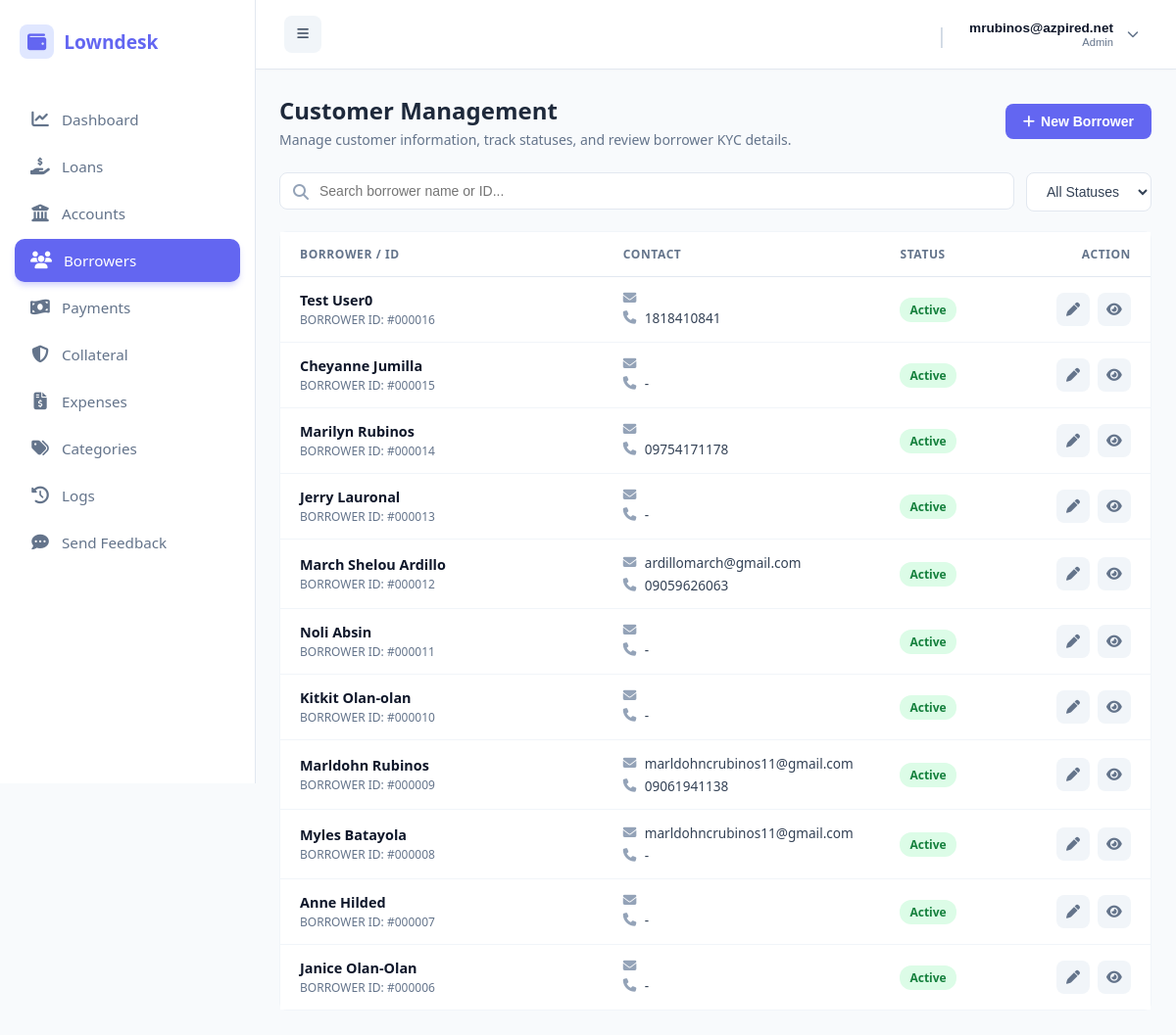
/public/index.php?url=borrower/index (signed in), run on the app's committed database.
### tables this page shows
CREATE TABLE `borrowers` (
  `id` int(11) NOT NULL,
  `company_id` int(11) NOT NULL,
  `first_name` varchar(100) NOT NULL,
  `middle_name` varchar(100) DEFAULT NULL,
  `last_name` varchar(100) NOT NULL,
  `gender` varchar(20) DEFAULT NULL,
  `birthdate` date DEFAULT NULL,
  `phone` varchar(30) NOT NULL,
  `email` varchar(100) DEFAULT NULL,
  `address` text NOT NULL,
  `valid_id` varchar(150) DEFAULT NULL,
  `status` tinyint(1) DEFAULT 1,
  `created_at` timestamp NOT NULL DEFAULT current_timestamp(),
  `occupation` text DEFAULT NULL
);

### app/controllers/BorrowerController.php (called while the page is built, shortened)
<?php
require_once __DIR__ . '/../models/Borrower.php';
class BorrowerController {
    private $borrowerModel;
    public function __construct() {
        $this->borrowerModel = new Borrower();
    }
    public function index() {
        $borrowers = $this->borrowerModel->getAll();
        require_once __DIR__ . '/../views/admin/borrowers/index.php';
    }
}

### public/index.php (called while the page is built, shortened)
<?php
require_once __DIR__ . "/../app/core/Database.php";
require_once __DIR__ . "/../app/core/Model.php";
$init = new App();

### app/core/Database.php (called while the page is built)
<?php
class Database {
    private static $host = "localhost";
    private static $port = "3306";
    private static $db   = "loan_saas_db";
    private static $user = "root";
    private static $pass = "";
    public static function getConnection() {
        try {
            $conn = new PDO(
                "mysql:host=" . self::$host . ";port=" . self::$port . ";dbname=" . self::$db,
                self::$user,
                self::$pass
            );
            $conn->setAttribute(PDO::ATTR_ERRMODE, PDO::ERRMODE_EXCEPTION);
            $conn->setAttribute(PDO::ATTR_DEFAULT_FETCH_MODE, PDO::FETCH_ASSOC);
            return $conn;
        } catch (Exception $e) {
            die("Database connection failed: " . $e->getMessage());
        }
    }
}

### app/core/Model.php (called while the page is built, shortened)
<?php
require_once __DIR__ . "/Database.php";
class Model {
    public function __construct() {
        $this->conn = Database::getConnection();
    }
    protected function getTenantId() {
        return $_SESSION['user']['company_id'] ?? 1;
    }
}

### app/models/Borrower.php (called while the page is built, shortened)
<?php
require_once __DIR__ . '/../core/Model.php';
class Borrower extends Model {
    public function getAll() {
        $stmt = $this->conn->prepare("SELECT * FROM borrowers WHERE company_id = ? ORDER BY id DESC");
        $stmt->execute([$this->getTenantId()]);
        return $stmt->fetchAll();
    }
}

### app/views/admin/borrowers/index.php (the view, shortened to what this page needs)
<?php require_once dirname(__DIR__, 2) . '/layouts/header.php'; ?>
<div class="page-header">
    <div>
        <h1 class="page-title">Customer Management</h1>
        <p class="page-subtitle">Manage customer information, track statuses, and review borrower KYC details.</p>
    </div>
    <button type="button" class="btn-primary-action" onclick="openAddModal()">
        <i class="fas fa-plus"></i> New Borrower
    </button>
</div>
<div class="filter-bar">
    <div class="search-input-wrapper">
        <i class="fas fa-search"></i>
        <input type="text" id="borrowerSearch" class="search-input" placeholder="Search borrower name or ID..." onkeyup="filterBorrowers()">
    </div>
    <select id="statusFilter" class="filter-select" onchange="filterBorrowers()">
        <option value="">All Statuses</option>
    </select>
</div>
<div class="customer-list">
    <div class="customer-row header">
        <div>Borrower / ID</div>
        <div>Contact</div>
        <div>Status</div>
        <div style="text-align: right;">Action</div>
    </div>
    <?php if (empty($borrowers)): ?>
        <div style="padding: 40px; text-align: center; color: #94a3b8; font-size: 0.875rem;">No customer records found.</div>
    <?php else: ?>
        <?php foreach ($borrowers as $b): ?>
            <div class="customer-row borrower-data-row">
                <div>
                    <div style="font-weight: 700; color: #0f172a; font-size: 0.9rem;" class="borrower-name">
                        <?= htmlspecialchars($b['first_name'] . ' ' . $b['last_name']) ?>
                    </div>
                    <div style="font-size: 0.75rem; color: #64748b; margin-top: 2px;" class="borrower-id">
                        BORROWER ID: #<?= str_pad($b['id'], 6, '0', STR_PAD_LEFT) ?>
                    </div>
                </div>
                <div>
                    <div style="font-size: 0.85rem; color: #334155; display: flex; align-items: center; gap: 8px;">
                        <i class="fas fa-envelope" style="color: #94a3b8; width: 14px;"></i> <?= htmlspecialchars($b['email'] ?? '-') ?>
                    </div>
                    <div style="font-size: 0.85rem; color: #334155; display: flex; align-items: center; gap: 8px; margin-top: 4px;">
                        <i class="fas fa-phone" style="color: #94a3b8; width: 14px;"></i> <?= htmlspecialchars($b['phone'] ?? '-') ?>
                    </div>
                </div>
                <div>
                    <span class="badge <?= ($b['status'] ?? 1) == 1 ? 'badge-active' : 'badge-inactive' ?> borrower-status">
                        <?= ($b['status'] ?? 1) == 1 ? 'Active' : 'Inactive' ?>
                    </span>
                </div>
                <div class="action-group">
                    <button type="button" class="icon-btn icon-btn-edit"
                            title="Edit Borrower"
                            data-id="<?= $b['id'] ?>"
                            data-first_name="<?= htmlspecialchars($b['first_name'] ?? '', ENT_QUOTES) ?>"
                            data-middle_name="<?= htmlspecialchars($b['middle_name'] ?? '', ENT_QUOTES) ?>"
                            data-last_name="<?= htmlspecialchars($b['last_name'] ?? '', ENT_QUOTES) ?>"
                            data-phone="<?= htmlspecialchars($b['phone'] ?? '', ENT_QUOTES) ?>"
                            data-email="<?= htmlspecialchars($b['email'] ?? '', ENT_QUOTES) ?>"
                            data-gender="<?= htmlspecialchars($b['gender'] ?? '', ENT_QUOTES) ?>"
                            data-birthdate="<?= htmlspecialchars($b['birthdate'] ?? '', ENT_QUOTES) ?>"
                            data-valid_id="<?= htmlspecialchars($b['valid_id'] ?? '', ENT_QUOTES) ?>"
                            data-address="<?= htmlspecialchars($b['address'] ?? '', ENT_QUOTES) ?>"
                            onclick="openEditModal(this)">
                        <i class="fas fa-pen"></i>
                    </button>
                    <a href="/loansaas/public/index.php?url=borrower/details&id=<?= $b['id'] ?>" class="icon-btn icon-btn-view" title="View Details">
                        <i class="fas fa-eye"></i>
                    </a>
                </div>
            </div>
        <?php endforeach; ?>
    <?php endif; ?>
</div>
<?php require_once dirname(__DIR__, 2) . '/layouts/footer.php'; ?>

### app/views/layouts/header.php (style rules this page uses)
:root { --sidebar-bg: #ffffff; --primary-color: #6366f1; --hover-bg: #f5f3ff; --text-main: #1e293b; --text-muted: #64748b; --border-color: #e2e8f0; }
body { margin: 0; font-family: 'Segoe UI', sans-serif; background: #f8fafc; display: flex; }

### app/views/admin/borrowers/index.php (style rules this page uses)
.page-header { display: flex; justify-content: space-between; align-items: center; margin-bottom: 24px; }
.page-title { font-size: 1.5rem; font-weight: 700; color: #1e293b; margin: 0; }
.page-subtitle { color: #64748b; font-size: 0.875rem; margin: 4px 0 0 0; }
.filter-bar { display: flex; gap: 12px; margin-bottom: 20px; }
.search-input-wrapper { position: relative; flex: 1; }
.search-input-wrapper i { position: absolute; left: 14px; top: 50%; transform: translateY(-50%); color: #94a3b8; }
.search-input { width: 100%; padding: 10px 14px 10px 40px; border: 1px solid #e2e8f0; border-radius: 8px; font-size: 0.875rem; outline: none; box-sizing: border-box; background: #fff; }
.filter-select { padding: 10px 16px; border: 1px solid #e2e8f0; border-radius: 8px; font-size: 0.875rem; color: #334155; background: #fff; outline: none; cursor: pointer; }
.customer-list { background: #ffffff; border: 1px solid #f1f5f9; border-radius: 8px; }
.customer-row { display: grid; grid-template-columns: 3.5fr 3fr 1.5fr 1fr; padding: 14px 20px; background: #fff; border-bottom: 1px solid #f1f5f9; align-items: center; }
.customer-row:last-child { border-bottom: none; }
.customer-row.header { background: #fff; font-weight: 600; color: #64748b; font-size: 0.75rem; text-transform: uppercase; letter-spacing: 0.05em; border-bottom: 1px solid #e2e8f0; }
.badge { padding: 4px 10px; border-radius: 12px; font-size: 0.75rem; font-weight: 600; display: inline-block; }
.badge-active { background: #dcfce7; color: #15803d; }
.action-group { display: flex; align-items: center; justify-content: flex-end; gap: 8px; }
.icon-btn { width: 34px; height: 34px; border-radius: 8px; display: inline-flex; align-items: center; justify-content: center; text-decoration: none; border: none; background: #f1f5f9; color: #64748b; cursor: pointer; transition: all 0.2s ease; font-size: 0.875rem; }
.btn-primary-action { background: #6366f1; color: #ffffff; padding: 10px 18px; border: none; border-radius: 8px; cursor: pointer; font-weight: 600; font-size: 0.875rem; display: inline-flex; align-items: center; gap: 6px; }

### data on the page
borrowers: first_name+last_name "Test User0", id "000016", phone "1818410841", status "Active"
borrowers: first_name+last_name "Cheyanne Jumilla", id "000015", phone "-", status "Active"
borrowers: first_name+last_name "Marilyn Rubinos", id "000014", phone "09754171178", status "Active"
borrowers: first_name+last_name "Jerry Lauronal", id "000013", phone "-", status "Active"
borrowers: first_name+last_name "March Shelou Ardillo", id "000012", email "ardillomarch@gmail.com", phone "09059626063", status "Active"
borrowers: first_name+last_name "Noli Absin", id "000011", phone "-", status "Active"
borrowers: first_name+last_name "Kitkit Olan-olan", id "000010", phone "-", status "Active"
borrowers: first_name+last_name "Marldohn Rubinos", id "000009", email "marldohncrubinos11@gmail.com", phone "09061941138", status "Active"
borrowers: first_name+last_name "Myles Batayola", id "000008", email "marldohncrubinos11@gmail.com", phone "-", status "Active"
borrowers: first_name+last_name "Anne Hilded", id "000007", phone "-", status "Active"
borrowers: first_name+last_name "Janice Olan-Olan", id "000006", phone "-", status "Active"

### other printed values
$item['label'] "Dashboard"
$item['label'] "Loans"
$item['label'] "Accounts"
$item['label'] "Borrowers"
$item['label'] "Payments"
$item['label'] "Collateral"
$item['label'] "Expenses"
$item['label'] "Categories"
$item['label'] "Logs"
$item['label'] "Send Feedback"
$userName "mrubinos@azpired.net"
$userRole ?: 'Active User' "Admin"
